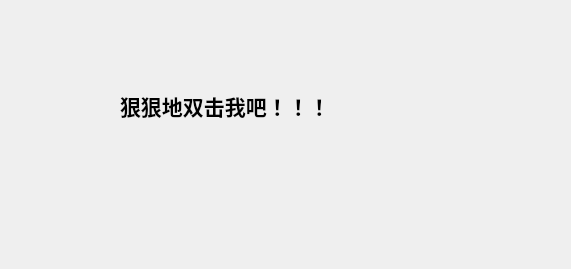
<?xml version="1.0" encoding="UTF-8"?>
<ui version="4.0">
 <class>Widget</class>
 <widget class="QWidget" name="Widget">
  <property name="geometry">
   <rect>
    <x>0</x>
    <y>0</y>
    <width>571</width>
    <height>269</height>
   </rect>
  </property>
  <property name="windowTitle">
   <string>Widget</string>
  </property>
  <widget class="TMyLable" name="label">
   <property name="geometry">
    <rect>
     <x>120</x>
     <y>90</y>
     <width>221</width>
     <height>31</height>
    </rect>
   </property>
   <property name="font">
    <font>
     <pointsize>16</pointsize>
     <bold>true</bold>
    </font>
   </property>
   <property name="text">
    <string>狠狠地双击我吧！！！</string>
   </property>
  </widget>
 </widget>
 <customwidgets>
  <customwidget>
   <class>TMyLable</class>
   <extends>QLabel</extends>
   <header location="global">tmylable.h</header>
  </customwidget>
 </customwidgets>
 <resources/>
 <connections/>
</ui>
